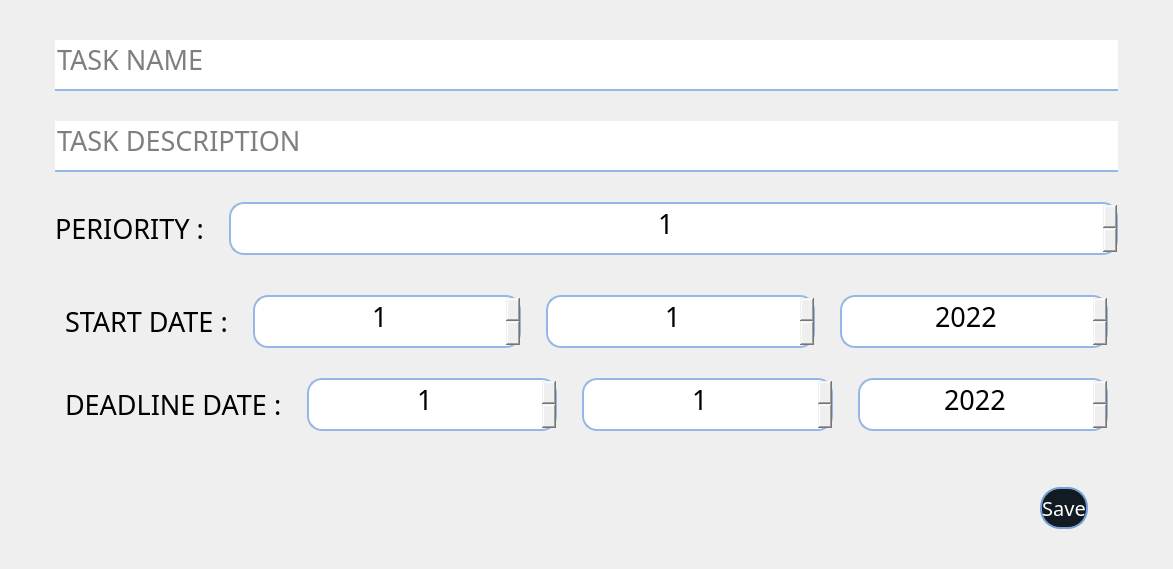
                <widget class="QWidget" name="edit">
                 <layout class="QVBoxLayout" name="verticalLayout_21">
                  <item>
                   <widget class="QWidget" name="edit_page" native="true">
                    <layout class="QVBoxLayout" name="verticalLayout_42">
                     <item>
                      <widget class="QWidget" name="add_top_edit" native="true">
                       <layout class="QVBoxLayout" name="verticalLayout_38" stretch="2,3,2,3">
                        <property name="spacing">
                         <number>10</number>
                        </property>
                        <property name="leftMargin">
                         <number>10</number>
                        </property>
                        <property name="topMargin">
                         <number>10</number>
                        </property>
                        <property name="rightMargin">
                         <number>10</number>
                        </property>
                        <property name="bottomMargin">
                         <number>10</number>
                        </property>
                        <item>
                         <widget class="QWidget" name="task_name_edit" native="true">
                          <layout class="QVBoxLayout" name="verticalLayout_39">
                           <property name="spacing">
                            <number>10</number>
                           </property>
                           <property name="leftMargin">
                            <number>25</number>
                           </property>
                           <property name="topMargin">
                            <number>10</number>
                           </property>
                           <property name="rightMargin">
                            <number>25</number>
                           </property>
                           <property name="bottomMargin">
                            <number>10</number>
                           </property>
                           <item>
                            <widget class="QLineEdit" name="task_name_en_edit">
                             <property name="font">
                              <font>
                               <family>Akhand-Regular</family>
                               <pointsize>20</pointsize>
                              </font>
                             </property>
                             <property name="toolTip">
                              <string>TASK NAME</string>
                             </property>
                             <property name="styleSheet">
                              <string notr="true">QLineEdit { border : 0px;
border-bottom : 2px solid #95b7e5;
padding-bottom:10px; }</string>
                             </property>
                             <property name="frame">
                              <bool>true</bool>
                             </property>
                             <property name="dragEnabled">
                              <bool>true</bool>
                             </property>
                             <property name="placeholderText">
                              <string>TASK NAME</string>
                             </property>
                             <property name="clearButtonEnabled">
                              <bool>true</bool>
                             </property>
                            </widget>
                           </item>
                          </layout>
                         </widget>
                        </item>
                        <item>
                         <widget class="QWidget" name="task_description_3" native="true">
                          <property name="font">
                           <font>
                            <family>Akhand-Regular</family>
                            <pointsize>20</pointsize>
                           </font>
                          </property>
                          <property name="toolTip">
                           <string>TASK DESCRIPTION</string>
                          </property>
                          <layout class="QVBoxLayout" name="verticalLayout_40">
                           <property name="spacing">
                            <number>10</number>
                           </property>
                           <property name="leftMargin">
                            <number>25</number>
                           </property>
                           <property name="topMargin">
                            <number>10</number>
                           </property>
                           <property name="rightMargin">
                            <number>25</number>
                           </property>
                           <property name="bottomMargin">
                            <number>10</number>
                           </property>
                           <item>
                            <widget class="QLineEdit" name="task_description_edit">
                             <property name="font">
                              <font>
                               <family>Akhand-Regular</family>
                               <pointsize>20</pointsize>
                              </font>
                             </property>
                             <property name="styleSheet">
                              <string notr="true">QLineEdit { border : 0px;
border-bottom : 2px solid #95b7e5;
padding-bottom:10px; }</string>
                             </property>
                             <property name="dragEnabled">
                              <bool>true</bool>
                             </property>
                             <property name="placeholderText">
                              <string>TASK DESCRIPTION</string>
                             </property>
                             <property name="clearButtonEnabled">
                              <bool>true</bool>
                             </property>
                            </widget>
                           </item>
                          </layout>
                         </widget>
                        </item>
                        <item>
                         <widget class="QWidget" name="periority_edit" native="true">
                          <layout class="QHBoxLayout" name="horizontalLayout_15">
                           <property name="spacing">
                            <number>25</number>
                           </property>
                           <property name="leftMargin">
                            <number>25</number>
                           </property>
                           <property name="topMargin">
                            <number>10</number>
                           </property>
                           <property name="rightMargin">
                            <number>25</number>
                           </property>
                           <property name="bottomMargin">
                            <number>10</number>
                           </property>
                           <item>
                            <widget class="QLabel" name="task_periority_edit">
                             <property name="sizePolicy">
                              <sizepolicy hsizetype="Fixed" vsizetype="Preferred">
                               <horstretch>0</horstretch>
                               <verstretch>0</verstretch>
                              </sizepolicy>
                             </property>
                             <property name="font">
                              <font>
                               <family>Akhand-Regular</family>
                               <pointsize>20</pointsize>
                              </font>
                             </property>
                             <property name="toolTip">
                              <string>TASK PERIORITY</string>
                             </property>
                             <property name="text">
                              <string>PERIORITY :</string>
                             </property>
                            </widget>
                           </item>
                           <item>
                            <widget class="QSpinBox" name="task_periority_en_edit">
                             <property name="font">
                              <font>
                               <family>Akhand-Regular</family>
                               <pointsize>20</pointsize>
                              </font>
                             </property>
                             <property name="toolTip">
                              <string>TASK PERIORITY</string>
                             </property>
                             <property name="styleSheet">
                              <string notr="true">QSpinBox { 
border : 2px solid #95b7e5;
border-radius: 15px;
padding-bottom:10px; }</string>
                             </property>
                             <property name="inputMethodHints">
                              <set>Qt::ImhDigitsOnly|Qt::ImhFormattedNumbersOnly</set>
                             </property>
                             <property name="alignment">
                              <set>Qt::AlignCenter</set>
                             </property>
                             <property name="minimum">
                              <number>1</number>
                             </property>
                             <property name="maximum">
                              <number>10</number>
                             </property>
                            </widget>
                           </item>
                          </layout>
                         </widget>
                        </item>
                        <item>
                         <widget class="QWidget" name="start_end_edit" native="true">
                          <layout class="QVBoxLayout" name="verticalLayout_41">
                           <property name="spacing">
                            <number>10</number>
                           </property>
                           <property name="leftMargin">
                            <number>10</number>
                           </property>
                           <property name="topMargin">
                            <number>10</number>
                           </property>
                           <property name="rightMargin">
                            <number>10</number>
                           </property>
                           <property name="bottomMargin">
                            <number>10</number>
                           </property>
                           <item>
                            <widget class="QWidget" name="start_date_edit" native="true">
                             <layout class="QHBoxLayout" name="horizontalLayout_16">
                              <property name="spacing">
                               <number>25</number>
                              </property>
                              <property name="leftMargin">
                               <number>25</number>
                              </property>
                              <property name="topMargin">
                               <number>10</number>
                              </property>
                              <property name="rightMargin">
                               <number>25</number>
                              </property>
                              <property name="bottomMargin">
                               <number>10</number>
                              </property>
                              <item>
                               <widget class="QLabel" name="start_label_edit">
                                <property name="sizePolicy">
                                 <sizepolicy hsizetype="Fixed" vsizetype="Preferred">
                                  <horstretch>0</horstretch>
                                  <verstretch>0</verstretch>
                                 </sizepolicy>
                                </property>
                                <property name="font">
                                 <font>
                                  <family>Akhand-Regular</family>
                                  <pointsize>20</pointsize>
                                 </font>
                                </property>
                                <property name="toolTip">
                                 <string>START DATE</string>
                                </property>
                                <property name="text">
                                 <string>START DATE :</string>
                                </property>
                               </widget>
                              </item>
                              <item>
                               <widget class="QSpinBox" name="day_start_edit">
                                <property name="font">
                                 <font>
                                  <family>Akhand-Regular</family>
                                  <pointsize>20</pointsize>
                                 </font>
                                </property>
                                <property name="toolTip">
                                 <string>DAY START DATE</string>
                                </property>
                                <property name="styleSheet">
                                 <string notr="true">QSpinBox { 
border : 2px solid #95b7e5;
border-radius: 15px;
padding-bottom:10px; }</string>
                                </property>
                                <property name="inputMethodHints">
                                 <set>Qt::ImhDate|Qt::ImhDigitsOnly|Qt::ImhFormattedNumbersOnly</set>
                                </property>
                                <property name="alignment">
                                 <set>Qt::AlignCenter</set>
                                </property>
                                <property name="minimum">
                                 <number>1</number>
                                </property>
                                <property name="maximum">
                                 <number>31</number>
                                </property>
                               </widget>
                              </item>
                              <item>
                               <widget class="QSpinBox" name="month_start_edit">
                                <property name="font">
                                 <font>
                                  <family>Akhand-Regular</family>
                                  <pointsize>20</pointsize>
                                 </font>
                                </property>
                                <property name="toolTip">
                                 <string>MONTH START DATE</string>
                                </property>
                                <property name="styleSheet">
                                 <string notr="true">QSpinBox { 
border : 2px solid #95b7e5;
border-radius: 15px;
padding-bottom:10px; }</string>
                                </property>
                                <property name="inputMethodHints">
                                 <set>Qt::ImhDate|Qt::ImhDigitsOnly|Qt::ImhFormattedNumbersOnly</set>
                                </property>
                                <property name="alignment">
                                 <set>Qt::AlignCenter</set>
                                </property>
                                <property name="minimum">
                                 <number>1</number>
                                </property>
                                <property name="maximum">
                                 <number>12</number>
                                </property>
                               </widget>
                              </item>
                              <item>
                               <widget class="QSpinBox" name="year_start_edit">
                                <property name="font">
                                 <font>
                                  <family>Akhand-Regular</family>
                                  <pointsize>20</pointsize>
                                 </font>
                                </property>
                                <property name="toolTip">
                                 <string>YEAR START DATE</string>
                                </property>
                                <property name="styleSheet">
                                 <string notr="true">QSpinBox { 
border : 2px solid #95b7e5;
border-radius: 15px;
padding-bottom:10px; }</string>
                                </property>
                                <property name="inputMethodHints">
                                 <set>Qt::ImhDate|Qt::ImhDigitsOnly|Qt::ImhFormattedNumbersOnly</set>
                                </property>
                                <property name="alignment">
                                 <set>Qt::AlignCenter</set>
                                </property>
                                <property name="minimum">
                                 <number>2022</number>
                                </property>
                                <property name="maximum">
                                 <number>2025</number>
                                </property>
                               </widget>
                              </item>
                             </layout>
                            </widget>
                           </item>
                           <item>
                            <widget class="QWidget" name="end_date_edit" native="true">
                             <layout class="QHBoxLayout" name="horizontalLayout_17">
                              <property name="spacing">
                               <number>25</number>
                              </property>
                              <property name="leftMargin">
                               <number>25</number>
                              </property>
                              <property name="topMargin">
                               <number>10</number>
                              </property>
                              <property name="rightMargin">
                               <number>25</number>
                              </property>
                              <property name="bottomMargin">
                               <number>10</number>
                              </property>
                              <item>
                               <widget class="QLabel" name="end_label_edit">
                                <property name="sizePolicy">
                                 <sizepolicy hsizetype="Fixed" vsizetype="Preferred">
                                  <horstretch>0</horstretch>
                                  <verstretch>0</verstretch>
                                 </sizepolicy>
                                </property>
                                <property name="font">
                                 <font>
                                  <family>Akhand-Regular</family>
                                  <pointsize>20</pointsize>
                                 </font>
                                </property>
                                <property name="toolTip">
                                 <string>DEADLINE DATE</string>
                                </property>
                                <property name="text">
                                 <string>DEADLINE DATE :</string>
                                </property>
                               </widget>
                              </item>
                              <item>
                               <widget class="QSpinBox" name="day_end_edit">
                                <property name="font">
                                 <font>
                                  <family>Akhand-Regular</family>
                                  <pointsize>20</pointsize>
                                 </font>
                                </property>
                                <property name="toolTip">
                                 <string>DAY DEADLINE DATE</string>
                                </property>
                                <property name="styleSheet">
                                 <string notr="true">QSpinBox { 
border : 2px solid #95b7e5;
border-radius: 15px;
padding-bottom:10px; }</string>
                                </property>
                                <property name="inputMethodHints">
                                 <set>Qt::ImhDate|Qt::ImhDigitsOnly|Qt::ImhFormattedNumbersOnly</set>
                                </property>
                                <property name="alignment">
                                 <set>Qt::AlignCenter</set>
                                </property>
                                <property name="minimum">
                                 <number>1</number>
                                </property>
                                <property name="maximum">
                                 <number>31</number>
                                </property>
                               </widget>
                              </item>
                              <item>
                               <widget class="QSpinBox" name="month_end_edit">
                                <property name="font">
                                 <font>
                                  <family>Akhand-Regular</family>
                                  <pointsize>20</pointsize>
                                 </font>
                                </property>
                                <property name="toolTip">
                                 <string>MONTH DEADLINE DATE</string>
                                </property>
                                <property name="styleSheet">
                                 <string notr="true">QSpinBox { 
border : 2px solid #95b7e5;
border-radius: 15px;
padding-bottom:10px; }</string>
                                </property>
                                <property name="inputMethodHints">
                                 <set>Qt::ImhDate|Qt::ImhDigitsOnly|Qt::ImhFormattedNumbersOnly</set>
                                </property>
                                <property name="alignment">
                                 <set>Qt::AlignCenter</set>
                                </property>
                                <property name="minimum">
                                 <number>1</number>
                                </property>
                                <property name="maximum">
                                 <number>12</number>
                                </property>
                               </widget>
                              </item>
                              <item>
                               <widget class="QSpinBox" name="yaer_end_edit">
                                <property name="font">
                                 <font>
                                  <family>Akhand-Regular</family>
                                  <pointsize>20</pointsize>
                                 </font>
                                </property>
                                <property name="toolTip">
                                 <string>YEAR DEADLINE DATE</string>
                                </property>
                                <property name="styleSheet">
                                 <string notr="true">QSpinBox { 
border : 2px solid #95b7e5;
border-radius: 15px;
padding-bottom:10px; }</string>
                                </property>
                                <property name="inputMethodHints">
                                 <set>Qt::ImhDate|Qt::ImhDigitsOnly|Qt::ImhFormattedNumbersOnly</set>
                                </property>
                                <property name="alignment">
                                 <set>Qt::AlignCenter</set>
                                </property>
                                <property name="minimum">
                                 <number>2022</number>
                                </property>
                                <property name="maximum">
                                 <number>2025</number>
                                </property>
                               </widget>
                              </item>
                             </layout>
                            </widget>
                           </item>
                          </layout>
                         </widget>
                        </item>
                       </layout>
                      </widget>
                     </item>
                     <item>
                      <widget class="QWidget" name="add_bottom_edit" native="true">
                       <layout class="QHBoxLayout" name="horizontalLayout_18">
                        <property name="spacing">
                         <number>10</number>
                        </property>
                        <property name="leftMargin">
                         <number>1000</number>
                        </property>
                        <property name="topMargin">
                         <number>10</number>
                        </property>
                        <property name="rightMargin">
                         <number>45</number>
                        </property>
                        <property name="bottomMargin">
                         <number>10</number>
                        </property>
                        <item>
                         <widget class="QPushButton" name="save_edit_btn">
                          <property name="font">
                           <font>
                            <family>Akhand-Black</family>
                            <pointsize>15</pointsize>
                           </font>
                          </property>
                          <property name="toolTip">
                           <string>ADD TASK</string>
                          </property>
                          <property name="styleSheet">
                           <string notr="true">QPushButton{
	color : white;
    border: 2px solid ;
    border-radius: 20px;
	border-color: #77a0d9;
    background-color:#111b21;
    fixed-width: 80px;
	margin-left: 20px;
	margin-right:20px;
	margin-bottom:10px;
	margin-top : 10px;
    padding-top:5px;
	padding-bottom:5px;
}

QPushButton:hover{
	background-color: #5682bf;
}</string>
                          </property>
                          <property name="text">
                           <string>Save</string>
                          </property>
                         </widget>
                        </item>
                       </layout>
                      </widget>
                     </item>
                    </layout>
                   </widget>
                  </item>
                 </layout>
                </widget>
